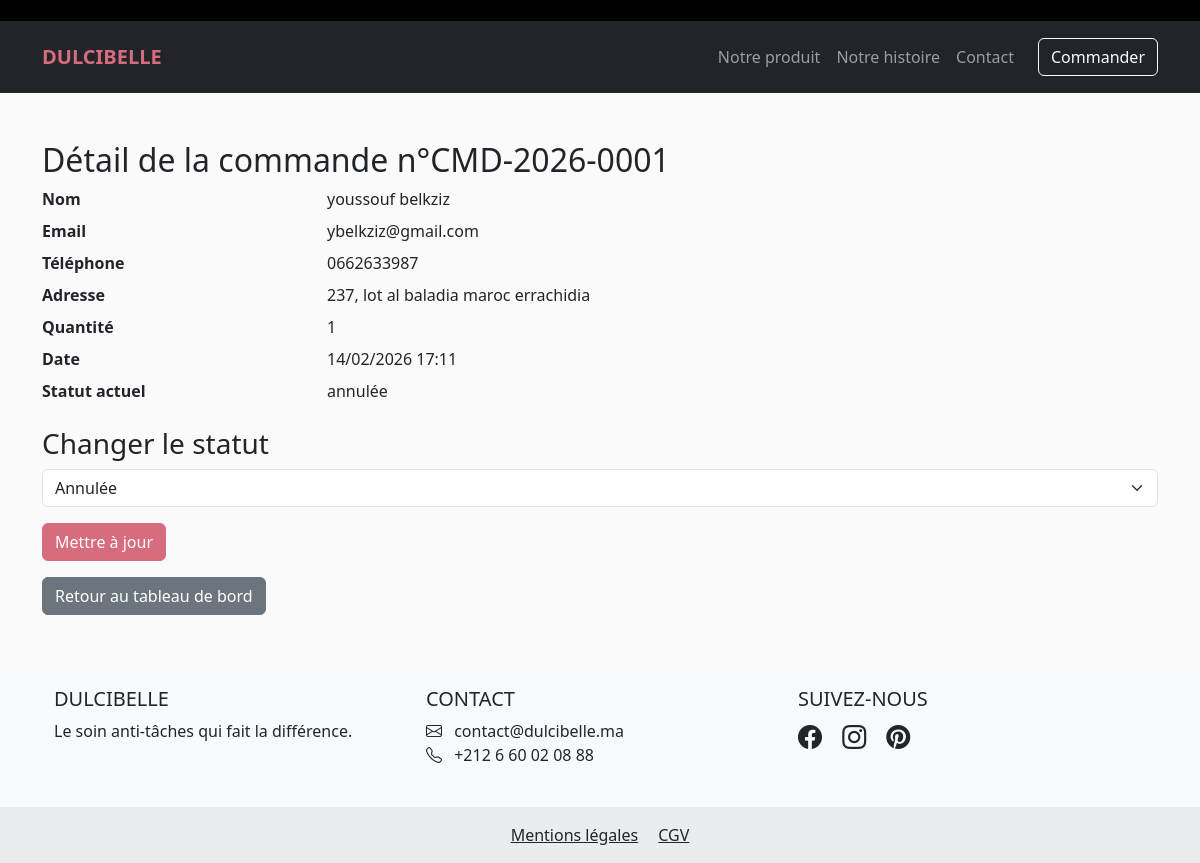
/admin/commande/1 (signed in), run on an earlier commit of the app's database.
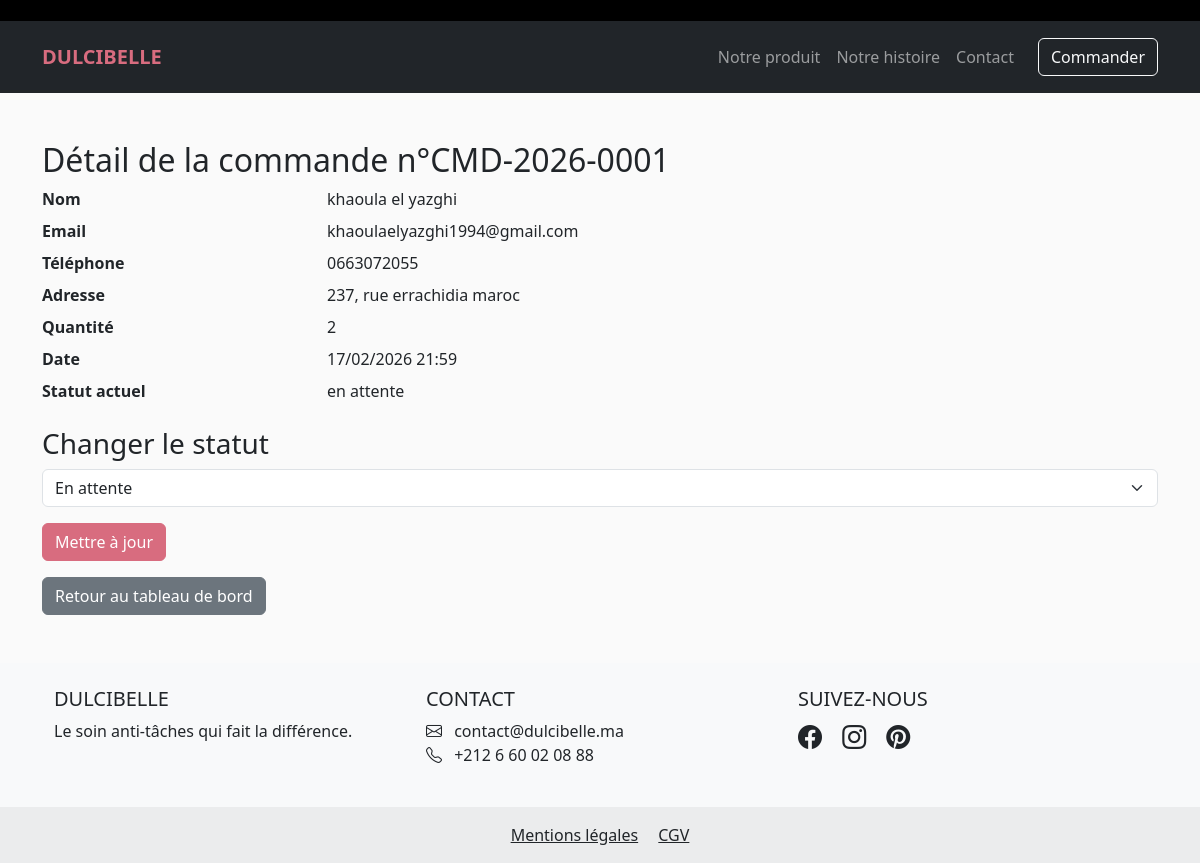
And on a later commit of the database.
### models.py (models this page shows, shortened)
class Commande(db.Model):
    id = db.Column(db.Integer, primary_key=True)
    nom = db.Column(db.String(50), nullable=False)
    prenom = db.Column(db.String(50), nullable=False)
    adresse = db.Column(db.String(200), nullable=False)
    telephone = db.Column(db.String(20), nullable=False)
    quantite = db.Column(db.Integer, default=1)
    date_commande = db.Column(db.DateTime, default=datetime.utcnow)
    statut = db.Column(db.String(20), default='en attente')
    email = db.Column(db.String(100), nullable=False)
    numero = db.Column(db.String(20), unique=True)

### app.py (the view)
@app.route('/admin/commande/<int:id>')
@login_required
def admin_commande_detail(id):
    commande = Commande.query.get_or_404(id)
    return render_template('admin_commande_detail.html', commande=commande)

### app.py (called while the page is built)
def login_required(f):
    @wraps(f)
    def decorated_function(*args, **kwargs):
        if not session.get('admin_logged_in'):
            flash('Veuillez vous connecter pour accéder à cette page.', 'danger')
            return redirect(url_for('admin_login'))
        return f(*args, **kwargs)
    return decorated_function

### templates/admin_commande_detail.html (shortened to what this page needs)
{% extends "base.html" %}
{% block content %}
<div class="container mt-5">
    <h2>Détail de la commande n°{{ commande.numero }}</h2>
    <dl class="row">
        <dt class="col-sm-3">Nom</dt>
        <dd class="col-sm-9">{{ commande.prenom }} {{ commande.nom }}</dd>
        <dt class="col-sm-3">Email</dt>
        <dd class="col-sm-9">{{ commande.email }}</dd>
        <dt class="col-sm-3">Téléphone</dt>
        <dd class="col-sm-9">{{ commande.telephone }}</dd>
        <dt class="col-sm-3">Adresse</dt>
        <dd class="col-sm-9">{{ commande.adresse }}</dd>
        <dt class="col-sm-3">Quantité</dt>
        <dd class="col-sm-9">{{ commande.quantite }}</dd>
        <dt class="col-sm-3">Date</dt>
        <dd class="col-sm-9">{{ commande.date_commande.strftime('%d/%m/%Y %H:%M') }}</dd>
        <dt class="col-sm-3">Statut actuel</dt>
        <dd class="col-sm-9">{{ commande.statut }}</dd>
    </dl>
    <h3>Changer le statut</h3>
    <form method="POST" action="{{ url_for('admin_changer_statut', id=commande.id) }}">
        <div class="mb-3">
            <select name="statut" class="form-select">
                <option value="en attente" {% if commande.statut == 'en attente' %}selected{% endif %}>En attente</option>
                <option value="annulée" {% if commande.statut == 'annulée' %}selected{% endif %}>Annulée</option>
            </select>
        </div>
        <button type="submit" class="btn btn-primary">Mettre à jour</button>
    </form>
    <a href="{{ url_for('admin_dashboard') }}" class="btn btn-secondary mt-3">Retour au tableau de bord</a>
</div>
{% endblock %}

### templates/base.html (shortened to what this page needs)
<!doctype html>
<html lang="fr">
<head>
    <link href="https://cdn.jsdelivr.net/npm/bootstrap@5.3.0/dist/css/bootstrap.min.css" rel="stylesheet">
    <link rel="stylesheet" href="{{ url_for('static', filename='style.css') }}">
    <link rel="stylesheet" href="https://cdn.jsdelivr.net/npm/bootstrap-icons@1.11.3/font/bootstrap-icons.min.css">
</head>
<body>
        <div class="top-banner">
            <div class="marquee">
            </div>
        </div>
    <nav class="navbar navbar-expand-lg navbar-dark bg-dark py-3">
    <div class="container">
        <a class="navbar-brand fw-bold text-uppercase" href="{{ url_for('index') }}">Dulcibelle</a>
        <div class="collapse navbar-collapse" id="navbarNav">
            <ul class="navbar-nav ms-auto mb-2 mb-lg-0">
                <li class="nav-item">
                    <a class="nav-link {% if active_page == 'produit' %}active{% endif %}" href="{{ url_for('produit') }}">Notre produit</a>
                </li>
                <li class="nav-item">
                    <a class="nav-link {% if active_page == 'histoire' %}active{% endif %}" href="{{ url_for('histoire') }}">Notre histoire</a>
                </li>
                <li class="nav-item">
                    <a class="nav-link {% if active_page == 'contact' %}active{% endif %}" href="{{ url_for('contact') }}">Contact</a>
                </li>
            </ul>
            <a href="{{ url_for('commander_page') }}" class="btn btn-outline-light ms-lg-3">Commander</a>
        </div>
    </div>
</nav>
    <main>
{% block content %}{% endblock %}
    </main>
    <footer class="bg-light text-center text-lg-start mt-5">
    <div class="container p-4">
        <div class="row">
            <div class="col-lg-4 col-md-6 mb-4 mb-md-0">
                <h5 class="text-uppercase">Dulcibelle</h5>
                <p>Le soin anti-tâches qui fait la différence.</p>
            </div>
            <div class="col-lg-4 col-md-6 mb-4 mb-md-0">
                <h5 class="text-uppercase">Contact</h5>
                <ul class="list-unstyled">
                    <li><i class="bi bi-envelope me-2"></i> contact@dulcibelle.ma</li>
                    <li><i class="bi bi-telephone me-2"></i> +212 6 60 02 08 88</li>
                </ul>
            </div>
            <div class="col-lg-4 col-md-6">
                <h5 class="text-uppercase">Suivez-nous</h5>
                <a href="#" class="text-dark me-3"><i class="bi bi-facebook fs-4"></i></a>
                <a href="#" class="text-dark me-3"><i class="bi bi-instagram fs-4"></i></a>
                <a href="#" class="text-dark"><i class="bi bi-pinterest fs-4"></i></a>
            </div>
        </div>
    </div>
    <div class="text-center p-3" style="background-color: rgba(0,0,0,0.05);">
        <a href="{{ url_for('mentions') }}" class="text-dark me-3">Mentions légales</a>
        <a href="{{ url_for('cgv') }}" class="text-dark">CGV</a>
    </div>
</footer>
        <link href="https://unpkg.com/aos@2.3.1/dist/aos.css" rel="stylesheet">
</body>
</html>

### static/style.css (style rules this page uses)
:root { --primary-dark: #573425; --primary-gold: #7d7000; --bg-soft: #fff6ea; --accent-beige: #c2b19c; --white: #ffffff; --black: #000000; }
.top-banner { background: #000; color: #fff; font-size: 14px; overflow: hidden; white-space: nowrap; }
.marquee { display: inline-block; padding-left: 100%; animation: scroll 18s linear infinite; }
body { background-color: #fafafa; }
.navbar-brand { font-weight: bold; color: #d86c7f !important; }
.btn-primary { background-color: #d86c7f; border-color: #d86c7f; }
.navbar-nav .nav-link { transition: color 0.3s ease; font-weight: 500; }

What changed in the data, as far as the page shows it:
changed Commande: prenom "youssouf" → "khaoula"; nom "belkziz" → "el yazghi"; email "ybelkziz@gmail.com" → "khaoulaelyazghi1994@gmail.com"; telephone "0662633987" → "0663072055"; adresse "237, lot al baladia maroc errachidia" → "237, rue errachidia maroc"; quantite "1" → "2"; date_commande "14/02/2026 17:11" → "17/02/2026 21:59"; statut "annulée" → "en attente"; statut "Annulée" → "En attente"
